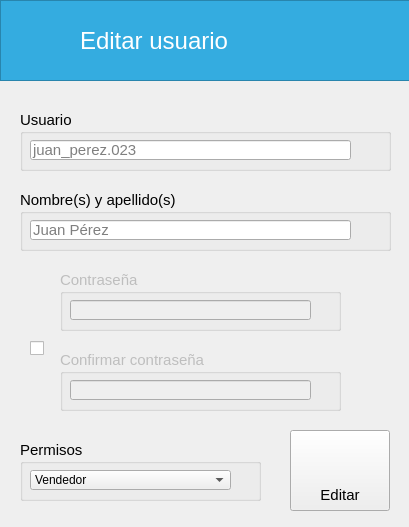
<?xml version="1.0" encoding="UTF-8"?>
<ui version="4.0">
 <class>EditarUsuario</class>
 <widget class="QWidget" name="EditarUsuario">
  <property name="windowModality">
   <enum>Qt::ApplicationModal</enum>
  </property>
  <property name="geometry">
   <rect>
    <x>0</x>
    <y>0</y>
    <width>409</width>
    <height>527</height>
   </rect>
  </property>
  <property name="windowTitle">
   <string>Form</string>
  </property>
  <property name="windowIcon">
   <iconset resource="../resources.qrc">
    <normaloff>:/img/icon.ico</normaloff>:/img/icon.ico</iconset>
  </property>
  <widget class="QFrame" name="frame">
   <property name="geometry">
    <rect>
     <x>0</x>
     <y>0</y>
     <width>501</width>
     <height>81</height>
    </rect>
   </property>
   <property name="font">
    <font>
     <family>Segoe UI</family>
    </font>
   </property>
   <property name="styleSheet">
    <string notr="true">background-color: rgb(52, 172, 224);</string>
   </property>
   <property name="frameShape">
    <enum>QFrame::StyledPanel</enum>
   </property>
   <property name="frameShadow">
    <enum>QFrame::Raised</enum>
   </property>
   <widget class="QLabel" name="lbTitulo">
    <property name="geometry">
     <rect>
      <x>80</x>
      <y>20</y>
      <width>181</width>
      <height>41</height>
     </rect>
    </property>
    <property name="font">
     <font>
      <family>Segoe UI</family>
      <pointsize>18</pointsize>
     </font>
    </property>
    <property name="styleSheet">
     <string notr="true">color: rgb(255, 255, 255);</string>
    </property>
    <property name="text">
     <string>Editar usuario</string>
    </property>
   </widget>
   <widget class="QPushButton" name="btRegresar">
    <property name="geometry">
     <rect>
      <x>20</x>
      <y>20</y>
      <width>41</width>
      <height>41</height>
     </rect>
    </property>
    <property name="font">
     <font>
      <family>Segoe UI</family>
     </font>
    </property>
    <property name="cursor">
     <cursorShape>PointingHandCursor</cursorShape>
    </property>
    <property name="styleSheet">
     <string notr="true">QPushButton {
        background-color: transparent;
        border: none;
        padding: 0px;
    }
    QPushButton:hover {
        background-color: rgba(255, 255, 255, 0);
    }
    QPushButton:pressed {
        background-color: rgba(255, 255, 255, 0);
    }</string>
    </property>
    <property name="icon">
     <iconset resource="../resources.qrc">
      <normaloff>:/img/resources/images/leftarrow.png</normaloff>:/img/resources/images/leftarrow.png</iconset>
    </property>
    <property name="iconSize">
     <size>
      <width>40</width>
      <height>40</height>
     </size>
    </property>
    <property name="flat">
     <bool>true</bool>
    </property>
   </widget>
  </widget>
  <widget class="QLabel" name="label_aceptar">
   <property name="geometry">
    <rect>
     <x>290</x>
     <y>484</y>
     <width>100</width>
     <height>21</height>
    </rect>
   </property>
   <property name="font">
    <font>
     <family>Segoe UI</family>
     <pointsize>11</pointsize>
     <bold>false</bold>
    </font>
   </property>
   <property name="text">
    <string>Editar</string>
   </property>
   <property name="alignment">
    <set>Qt::AlignCenter</set>
   </property>
  </widget>
  <widget class="QLabel" name="label_icono">
   <property name="geometry">
    <rect>
     <x>320</x>
     <y>440</y>
     <width>40</width>
     <height>40</height>
    </rect>
   </property>
   <property name="font">
    <font>
     <family>Segoe UI</family>
    </font>
   </property>
   <property name="pixmap">
    <pixmap resource="../../resources.qrc">:/img/resources/images/edit.png</pixmap>
   </property>
   <property name="scaledContents">
    <bool>true</bool>
   </property>
  </widget>
  <widget class="QPushButton" name="btRegistrar">
   <property name="geometry">
    <rect>
     <x>290</x>
     <y>430</y>
     <width>100</width>
     <height>81</height>
    </rect>
   </property>
   <property name="font">
    <font>
     <family>Segoe UI</family>
    </font>
   </property>
   <property name="text">
    <string/>
   </property>
  </widget>
  <widget class="QGroupBox" name="groupBox">
   <property name="geometry">
    <rect>
     <x>20</x>
     <y>110</y>
     <width>371</width>
     <height>61</height>
    </rect>
   </property>
   <property name="font">
    <font>
     <family>Segoe UI</family>
     <pointsize>11</pointsize>
    </font>
   </property>
   <property name="title">
    <string>Usuario</string>
   </property>
   <widget class="QLineEdit" name="txtUsuario">
    <property name="geometry">
     <rect>
      <x>10</x>
      <y>30</y>
      <width>321</width>
      <height>20</height>
     </rect>
    </property>
    <property name="font">
     <font>
      <family>Segoe UI</family>
      <pointsize>11</pointsize>
     </font>
    </property>
    <property name="text">
     <string/>
    </property>
    <property name="placeholderText">
     <string>juan_perez.023</string>
    </property>
   </widget>
  </widget>
  <widget class="QGroupBox" name="groupBox_2">
   <property name="geometry">
    <rect>
     <x>20</x>
     <y>190</y>
     <width>371</width>
     <height>61</height>
    </rect>
   </property>
   <property name="font">
    <font>
     <family>Segoe UI</family>
     <pointsize>11</pointsize>
    </font>
   </property>
   <property name="title">
    <string>Nombre(s) y apellido(s)</string>
   </property>
   <widget class="QLineEdit" name="txtNombre">
    <property name="geometry">
     <rect>
      <x>10</x>
      <y>30</y>
      <width>321</width>
      <height>20</height>
     </rect>
    </property>
    <property name="font">
     <font>
      <family>Segoe UI</family>
      <pointsize>11</pointsize>
     </font>
    </property>
    <property name="text">
     <string/>
    </property>
    <property name="placeholderText">
     <string>Juan Pérez</string>
    </property>
   </widget>
  </widget>
  <widget class="QGroupBox" name="groupPsswd">
   <property name="enabled">
    <bool>false</bool>
   </property>
   <property name="geometry">
    <rect>
     <x>60</x>
     <y>270</y>
     <width>281</width>
     <height>61</height>
    </rect>
   </property>
   <property name="font">
    <font>
     <family>Segoe UI</family>
     <pointsize>11</pointsize>
    </font>
   </property>
   <property name="title">
    <string>Contraseña</string>
   </property>
   <widget class="QLineEdit" name="txtPsswd">
    <property name="geometry">
     <rect>
      <x>10</x>
      <y>30</y>
      <width>241</width>
      <height>20</height>
     </rect>
    </property>
    <property name="font">
     <font>
      <family>Segoe UI</family>
      <pointsize>11</pointsize>
     </font>
    </property>
    <property name="text">
     <string/>
    </property>
    <property name="echoMode">
     <enum>QLineEdit::Password</enum>
    </property>
   </widget>
  </widget>
  <widget class="QGroupBox" name="groupPsswdConf">
   <property name="enabled">
    <bool>false</bool>
   </property>
   <property name="geometry">
    <rect>
     <x>60</x>
     <y>350</y>
     <width>281</width>
     <height>61</height>
    </rect>
   </property>
   <property name="font">
    <font>
     <family>Segoe UI</family>
     <pointsize>11</pointsize>
    </font>
   </property>
   <property name="title">
    <string>Confirmar contraseña</string>
   </property>
   <widget class="QLineEdit" name="txtPsswdConf">
    <property name="geometry">
     <rect>
      <x>10</x>
      <y>30</y>
      <width>241</width>
      <height>20</height>
     </rect>
    </property>
    <property name="font">
     <font>
      <family>Segoe UI</family>
      <pointsize>11</pointsize>
     </font>
    </property>
    <property name="text">
     <string/>
    </property>
    <property name="echoMode">
     <enum>QLineEdit::Password</enum>
    </property>
   </widget>
  </widget>
  <widget class="QGroupBox" name="groupBox_6">
   <property name="geometry">
    <rect>
     <x>20</x>
     <y>440</y>
     <width>241</width>
     <height>61</height>
    </rect>
   </property>
   <property name="font">
    <font>
     <family>Segoe UI</family>
     <pointsize>11</pointsize>
    </font>
   </property>
   <property name="title">
    <string>Permisos</string>
   </property>
   <widget class="QComboBox" name="boxPermisos">
    <property name="geometry">
     <rect>
      <x>10</x>
      <y>30</y>
      <width>201</width>
      <height>20</height>
     </rect>
    </property>
    <property name="font">
     <font>
      <family>Segoe UI</family>
      <pointsize>9</pointsize>
     </font>
    </property>
    <property name="styleSheet">
     <string notr="true">QFrame {border: 1px solid black;}</string>
    </property>
    <item>
     <property name="text">
      <string>Vendedor</string>
     </property>
    </item>
    <item>
     <property name="text">
      <string>Administrador</string>
     </property>
    </item>
   </widget>
  </widget>
  <widget class="QCheckBox" name="cambiarPsswd">
   <property name="geometry">
    <rect>
     <x>30</x>
     <y>340</y>
     <width>16</width>
     <height>17</height>
    </rect>
   </property>
   <property name="font">
    <font>
     <family>Segoe UI</family>
    </font>
   </property>
   <property name="text">
    <string/>
   </property>
  </widget>
  <zorder>btRegistrar</zorder>
  <zorder>frame</zorder>
  <zorder>label_aceptar</zorder>
  <zorder>label_icono</zorder>
  <zorder>groupBox</zorder>
  <zorder>groupBox_2</zorder>
  <zorder>groupPsswd</zorder>
  <zorder>groupPsswdConf</zorder>
  <zorder>groupBox_6</zorder>
  <zorder>cambiarPsswd</zorder>
 </widget>
 <tabstops>
  <tabstop>txtUsuario</tabstop>
  <tabstop>txtNombre</tabstop>
  <tabstop>txtPsswd</tabstop>
  <tabstop>txtPsswdConf</tabstop>
  <tabstop>boxPermisos</tabstop>
  <tabstop>btRegistrar</tabstop>
  <tabstop>cambiarPsswd</tabstop>
 </tabstops>
 <resources>
  <include location="../resources.qrc"/>
 </resources>
 <connections/>
</ui>
